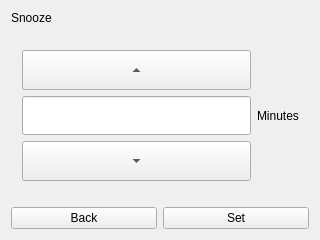
<?xml version="1.0" encoding="UTF-8"?>
<ui version="4.0">
 <class>SnoozePage</class>
 <widget class="QWidget" name="SnoozePage">
  <property name="geometry">
   <rect>
    <x>0</x>
    <y>0</y>
    <width>320</width>
    <height>240</height>
   </rect>
  </property>
  <property name="windowTitle">
   <string>Form</string>
  </property>
  <layout class="QVBoxLayout" name="verticalLayout">
   <item>
    <widget class="QLabel" name="snoozeLabel">
     <property name="text">
      <string>Snooze</string>
     </property>
    </widget>
   </item>
   <item>
    <layout class="QGridLayout" name="gridLayout">
     <item row="4" column="1">
      <widget class="QToolButton" name="snoozeDown">
       <property name="sizePolicy">
        <sizepolicy hsizetype="Expanding" vsizetype="Fixed">
         <horstretch>0</horstretch>
         <verstretch>0</verstretch>
        </sizepolicy>
       </property>
       <property name="minimumSize">
        <size>
         <width>0</width>
         <height>40</height>
        </size>
       </property>
       <property name="text">
        <string>...</string>
       </property>
       <property name="arrowType">
        <enum>Qt::DownArrow</enum>
       </property>
      </widget>
     </item>
     <item row="3" column="3">
      <spacer name="horizontalSpacer_2">
       <property name="orientation">
        <enum>Qt::Horizontal</enum>
       </property>
       <property name="sizeHint" stdset="0">
        <size>
         <width>24</width>
         <height>20</height>
        </size>
       </property>
      </spacer>
     </item>
     <item row="1" column="1">
      <spacer name="verticalSpacer">
       <property name="orientation">
        <enum>Qt::Vertical</enum>
       </property>
       <property name="sizeHint" stdset="0">
        <size>
         <width>20</width>
         <height>35</height>
        </size>
       </property>
      </spacer>
     </item>
     <item row="5" column="1">
      <spacer name="verticalSpacer_2">
       <property name="orientation">
        <enum>Qt::Vertical</enum>
       </property>
       <property name="sizeHint" stdset="0">
        <size>
         <width>20</width>
         <height>36</height>
        </size>
       </property>
      </spacer>
     </item>
     <item row="3" column="1">
      <widget class="QLineEdit" name="snoozeEdit">
       <property name="font">
        <font>
         <pointsize>20</pointsize>
        </font>
       </property>
       <property name="alignment">
        <set>Qt::AlignCenter</set>
       </property>
      </widget>
     </item>
     <item row="3" column="0">
      <spacer name="horizontalSpacer">
       <property name="orientation">
        <enum>Qt::Horizontal</enum>
       </property>
       <property name="sizeHint" stdset="0">
        <size>
         <width>25</width>
         <height>20</height>
        </size>
       </property>
      </spacer>
     </item>
     <item row="2" column="1">
      <widget class="QToolButton" name="snoozeUp">
       <property name="sizePolicy">
        <sizepolicy hsizetype="Expanding" vsizetype="Fixed">
         <horstretch>0</horstretch>
         <verstretch>0</verstretch>
        </sizepolicy>
       </property>
       <property name="minimumSize">
        <size>
         <width>0</width>
         <height>40</height>
        </size>
       </property>
       <property name="text">
        <string>...</string>
       </property>
       <property name="arrowType">
        <enum>Qt::UpArrow</enum>
       </property>
      </widget>
     </item>
     <item row="3" column="2">
      <widget class="QLabel" name="minLabel">
       <property name="text">
        <string>Minutes</string>
       </property>
      </widget>
     </item>
    </layout>
   </item>
   <item>
    <layout class="QHBoxLayout" name="horizontalLayout">
     <item>
      <widget class="QPushButton" name="backButton">
       <property name="text">
        <string>Back</string>
       </property>
      </widget>
     </item>
     <item>
      <widget class="QPushButton" name="setButton">
       <property name="text">
        <string>Set</string>
       </property>
      </widget>
     </item>
    </layout>
   </item>
  </layout>
 </widget>
 <resources/>
 <connections/>
</ui>
